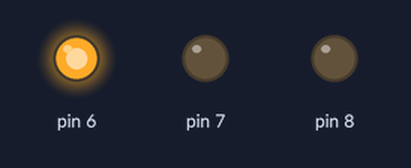
Bench run of a sketch on a simulated Arduino Uno, built with avr-gcc and run on an emulated ATmega328P. On the bench: output pins drawn as LEDs (lit = HIGH).

Above: at 0.05 s.
At 1.95 s:
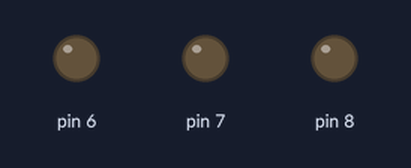
At 3.85 s:
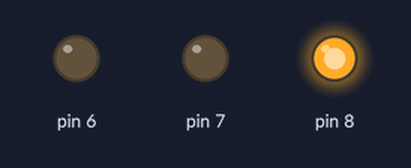
At 7.65 s:
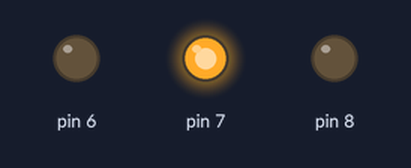
Timing chart, 0 to 8.0 s (numbered marks = the images above):
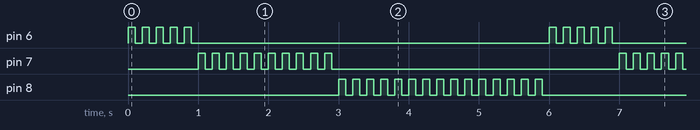

The sketch:

3_LED.ino
```cpp
void setup() {
  // put your setup code here, to run once:
pinMode(6,OUTPUT);
pinMode(7,OUTPUT);
pinMode(8,OUTPUT);


}

void loop() {
  // put your main code here, to run repeatedly:
digitalWrite(6,HIGH);
delay(100);
digitalWrite(6,LOW);
delay(100);
digitalWrite(6,HIGH);
delay(100);
digitalWrite(6,LOW);
delay(100);digitalWrite(6,HIGH);
delay(100);
digitalWrite(6,LOW);
delay(100);digitalWrite(6,HIGH);
delay(100);
digitalWrite(6,LOW);
delay(100);digitalWrite(6,HIGH);
delay(100);
digitalWrite(6,LOW);
delay(100);

digitalWrite(7,HIGH);
delay(100);
digitalWrite(7,LOW);
delay(100);
digitalWrite(7,HIGH);
delay(100);
digitalWrite(7,LOW);
delay(100);
digitalWrite(7,HIGH);
delay(100);
digitalWrite(7,LOW);
delay(100);
digitalWrite(7,HIGH);
delay(100);
digitalWrite(7,LOW);
delay(100);
digitalWrite(7,HIGH);
delay(100);
digitalWrite(7,LOW);
delay(100);
digitalWrite(7,HIGH);
delay(100);
digitalWrite(7,LOW);
delay(100);
digitalWrite(7,HIGH);
delay(100);
digitalWrite(7,LOW);
delay(100);
digitalWrite(7,HIGH);
delay(100);
digitalWrite(7,LOW);
delay(100);
digitalWrite(7,HIGH);
delay(100);
digitalWrite(7,LOW);
delay(100);
digitalWrite(7,HIGH);
delay(100);
digitalWrite(7,LOW);
delay(100);

digitalWrite(8,HIGH);
delay(100);
digitalWrite(8,LOW);
delay(100);
digitalWrite(8,HIGH);
delay(100);
digitalWrite(8,LOW);
delay(100);
digitalWrite(8,HIGH);
delay(100);
digitalWrite(8,LOW);
delay(100);
digitalWrite(8,HIGH);
delay(100);
digitalWrite(8,LOW);
delay(100);
digitalWrite(8,HIGH);
delay(100);
digitalWrite(8,LOW);
delay(100);
digitalWrite(8,HIGH);
delay(100);
digitalWrite(8,LOW);
delay(100);
digitalWrite(8,HIGH);
delay(100);
digitalWrite(8,LOW);
delay(100);
digitalWrite(8,HIGH);
delay(100);
digitalWrite(8,LOW);
delay(100);
digitalWrite(8,HIGH);
delay(100);
digitalWrite(8,LOW);
delay(100);
digitalWrite(8,HIGH);
delay(100);
digitalWrite(8,LOW);
delay(100);
digitalWrite(8,HIGH);
delay(100);
digitalWrite(8,LOW);
delay(100);
digitalWrite(8,HIGH);
delay(100);
digitalWrite(8,LOW);
delay(100);
digitalWrite(8,HIGH);
delay(100);
digitalWrite(8,LOW);
delay(100);
digitalWrite(8,HIGH);
delay(100);
digitalWrite(8,LOW);
delay(100);
digitalWrite(8,HIGH);
delay(100);
digitalWrite(8,LOW);
delay(100);


}
```

Measured:
- by itself, pin 6: repeats every 6.0 s: 4 × (LOW 0.10 s, HIGH 0.10 s), LOW 5.1 s, HIGH 0.10 s
- by itself, pin 7: repeats every 6.0 s: 9 × (LOW 0.10 s, HIGH 0.10 s), LOW 4.1 s, HIGH 0.10 s
- by itself, pin 8: moves between LOW and HIGH, repeating every 6.0 s
